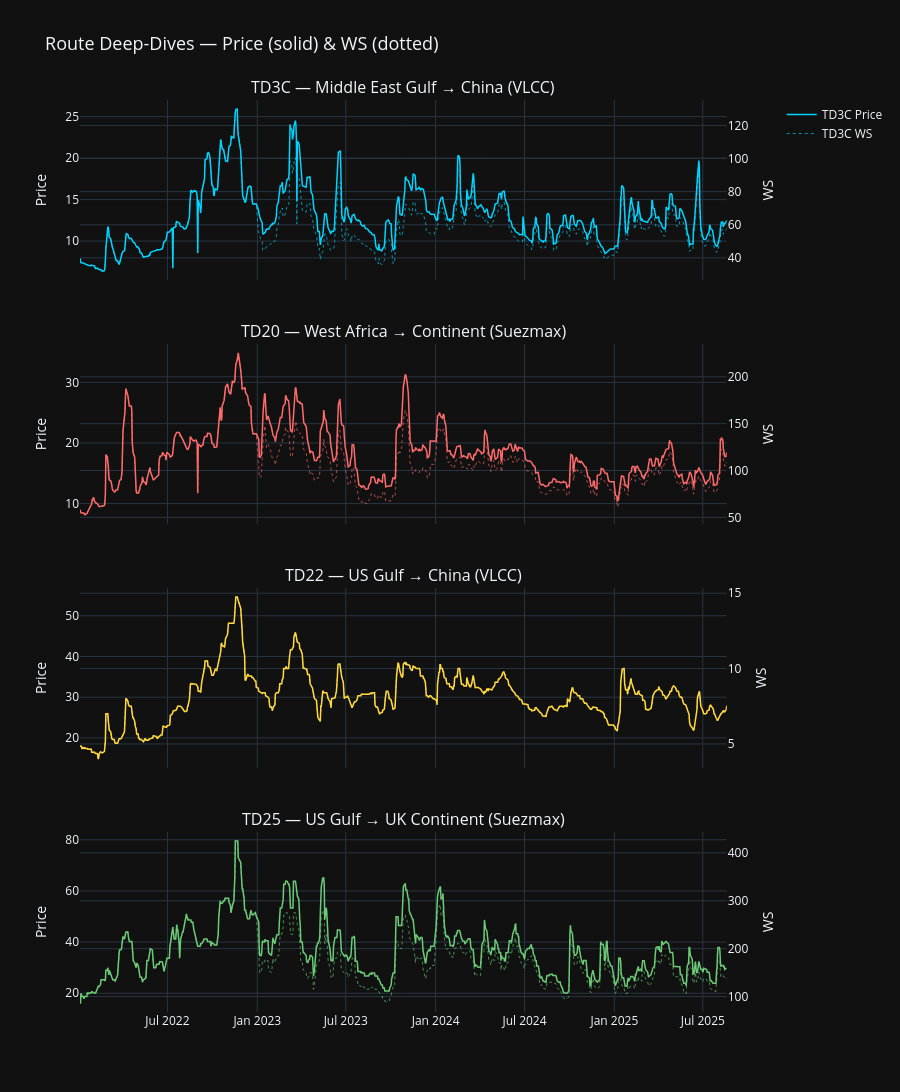

Source (notebook cell):
### Markdown cell above
---
## 4 · Individual Route Deep-Dives (Price + WS dual axis)

### Code cell
ROUTE_DESC = {
    'TD3C': 'TD3C — Middle East Gulf → China (VLCC)',
    'TD20': 'TD20 — West Africa → Continent (Suezmax)',
    'TD22': 'TD22 — US Gulf → China (VLCC)',
    'TD25': 'TD25 — US Gulf → UK Continent (Suezmax)',
}

fig = make_subplots(
    rows=4, cols=1,
    subplot_titles=[ROUTE_DESC[r] for r in ['TD3C','TD20','TD22','TD25']],
    shared_xaxes=True,
    vertical_spacing=0.07,
    specs=[[{'secondary_y': True}]] * 4
)

for i, inst in enumerate(['TD3C', 'TD20', 'TD22', 'TD25'], 1):
    d = spot_daily[spot_daily['instrument'] == inst]
    c = COLORS[inst]

    fig.add_trace(
        go.Scatter(x=d['date'], y=d['price'], name=f'{inst} Price',
                   mode='lines', line=dict(color=c, width=1.5),
                   showlegend=(i==1)),
        row=i, col=1, secondary_y=False
    )
    fig.add_trace(
        go.Scatter(x=d['date'], y=d['ws'], name=f'{inst} WS',
                   mode='lines', line=dict(color=c, width=1, dash='dot'),
                   opacity=0.65, showlegend=(i==1)),
        row=i, col=1, secondary_y=True
    )

    fig.update_yaxes(title_text='Price', row=i, col=1, secondary_y=False)
    fig.update_yaxes(title_text='WS', row=i, col=1, secondary_y=True)

fig.update_layout(
    title=dict(text='Route Deep-Dives — Price (solid) & WS (dotted)', font=dict(size=18)),
    height=1100,
    hovermode='x unified'
)
fig.show()

### Figure 1 — Plotly figure (JSON) as saved in the notebook; plotly's stock layout.template omitted (floating-point values rounded to 4 significant figures; data arrays with more than 128 entries replaced by an {"elided": "..."} marker saying what was removed)
{"data": [{"line": {"color": "#00D4FF", "width": 1.5}, "mode": "lines", "name": "TD3C Price", "showlegend": true, "type": "scatter", "x": {"elided": "895 str values"}, "xaxis": "x", "y": {"elided": "895 float values"}, "yaxis": "y"}, {"line": {"color": "#00D4FF", "dash": "dot", "width": 1}, "mode": "lines", "name": "TD3C WS", "opacity": 0.65, "showlegend": true, "type": "scatter", "x": {"elided": "895 str values"}, "xaxis": "x", "y": {"elided": "895 float values"}, "yaxis": "y2"}, {"line": {"color": "#FF6B6B", "width": 1.5}, "mode": "lines", "name": "TD20 Price", "showlegend": false, "type": "scatter", "x": {"elided": "895 str values"}, "xaxis": "x2", "y": {"elided": "895 float values"}, "yaxis": "y3"}, {"line": {"color": "#FF6B6B", "dash": "dot", "width": 1}, "mode": "lines", "name": "TD20 WS", "opacity": 0.65, "showlegend": false, "type": "scatter", "x": {"elided": "895 str values"}, "xaxis": "x2", "y": {"elided": "895 float values"}, "yaxis": "y4"}, {"line": {"color": "#FFD93D", "width": 1.5}, "mode": "lines", "name": "TD22 Price", "showlegend": false, "type": "scatter", "x": {"elided": "895 str values"}, "xaxis": "x3", "y": {"elided": "895 float values"}, "yaxis": "y5"}, {"line": {"color": "#FFD93D", "dash": "dot", "width": 1}, "mode": "lines", "name": "TD22 WS", "opacity": 0.65, "showlegend": false, "type": "scatter", "x": {"elided": "895 str values"}, "xaxis": "x3", "y": {"elided": "895 float values"}, "yaxis": "y6"}, {"line": {"color": "#6BCB77", "width": 1.5}, "mode": "lines", "name": "TD25 Price", "showlegend": false, "type": "scatter", "x": {"elided": "895 str values"}, "xaxis": "x4", "y": {"elided": "895 float values"}, "yaxis": "y7"}, {"line": {"color": "#6BCB77", "dash": "dot", "width": 1}, "mode": "lines", "name": "TD25 WS", "opacity": 0.65, "showlegend": false, "type": "scatter", "x": {"elided": "895 str values"}, "xaxis": "x4", "y": {"elided": "895 float values"}, "yaxis": "y8"}], "layout": {"annotations": [{"font": {"size": 16}, "showarrow": false, "text": "TD3C — Middle East Gulf → China (VLCC)", "x": 0.47, "xanchor": "center", "xref": "paper", "y": 1, "yanchor": "bottom", "yref": "paper"}, {"font": {"size": 16}, "showarrow": false, "text": "TD20 — West Africa → Continent (Suezmax)", "x": 0.47, "xanchor": "center", "xref": "paper", "y": 0.7325, "yanchor": "bottom", "yref": "paper"}, {"font": {"size": 16}, "showarrow": false, "text": "TD22 — US Gulf → China (VLCC)", "x": 0.47, "xanchor": "center", "xref": "paper", "y": 0.465, "yanchor": "bottom", "yref": "paper"}, {"font": {"size": 16}, "showarrow": false, "text": "TD25 — US Gulf → UK Continent (Suezmax)", "x": 0.47, "xanchor": "center", "xref": "paper", "y": 0.1975, "yanchor": "bottom", "yref": "paper"}], "height": 1100, "hovermode": "x unified", "title": {"font": {"size": 18}, "text": "Route Deep-Dives — Price (solid) & WS (dotted)"}, "xaxis": {"anchor": "y", "domain": [0, 0.94], "matches": "x4", "showticklabels": false}, "xaxis2": {"anchor": "y3", "domain": [0, 0.94], "matches": "x4", "showticklabels": false}, "xaxis3": {"anchor": "y5", "domain": [0, 0.94], "matches": "x4", "showticklabels": false}, "xaxis4": {"anchor": "y7", "domain": [0, 0.94]}, "yaxis": {"anchor": "x", "domain": [0.8025, 1], "title": {"text": "Price"}}, "yaxis2": {"anchor": "x", "overlaying": "y", "side": "right", "title": {"text": "WS"}}, "yaxis3": {"anchor": "x2", "domain": [0.535, 0.7325], "title": {"text": "Price"}}, "yaxis4": {"anchor": "x2", "overlaying": "y3", "side": "right", "title": {"text": "WS"}}, "yaxis5": {"anchor": "x3", "domain": [0.2675, 0.465], "title": {"text": "Price"}}, "yaxis6": {"anchor": "x3", "overlaying": "y5", "side": "right", "title": {"text": "WS"}}, "yaxis7": {"anchor": "x4", "domain": [0, 0.1975], "title": {"text": "Price"}}, "yaxis8": {"anchor": "x4", "overlaying": "y7", "side": "right", "title": {"text": "WS"}}}}
